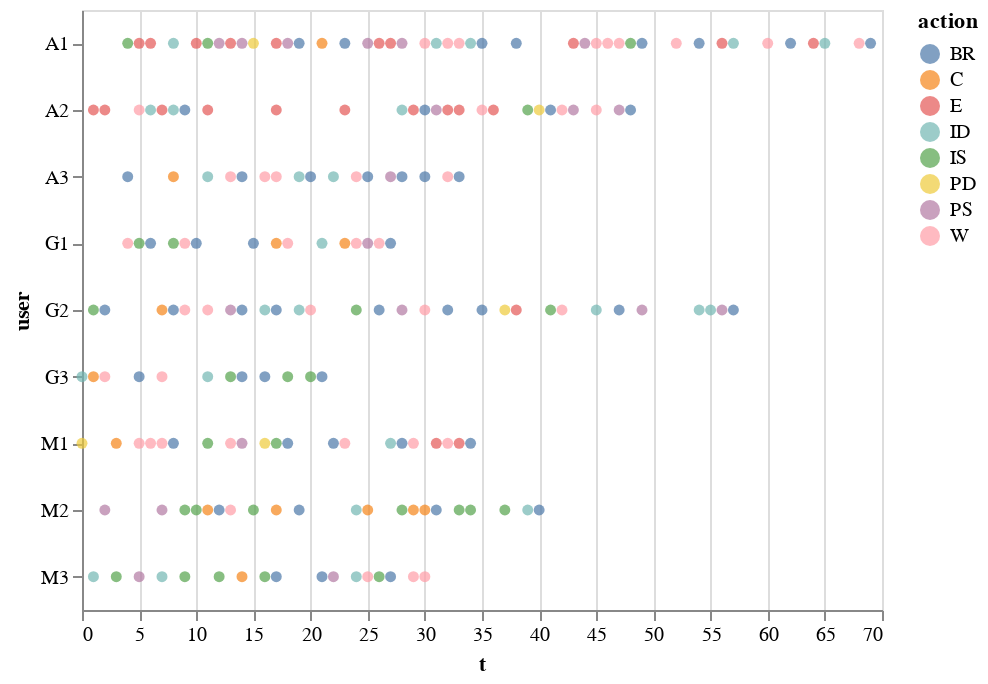

The notebook cell this image was saved under:
### Markdown cell above
# Action only

### Code cell
df_action = df[df.action.isin(actionOnly)]
alt.Chart(df_action).mark_circle().encode(        
    color='action',
    y="user",
    x='t'
)

### Figure 1 — Vega-Lite specification as saved in the notebook (floating-point values rounded to 4 significant figures; data arrays with more than 128 entries replaced by an {"elided": "..."} marker saying what was removed)
{"$schema": "https://vega.github.io/schema/vega-lite/v2.6.0.json", "config": {"view": {"height": 300, "width": 400}}, "data": {"name": "data-247f8cbc47908e2d971c8cd67d30c521"}, "datasets": {"data-247f8cbc47908e2d971c8cd67d30c521": {"elided": "201 records"}}, "encoding": {"color": {"field": "action", "type": "nominal"}, "x": {"field": "t", "type": "quantitative"}, "y": {"field": "user", "type": "nominal"}}, "mark": "circle"}
